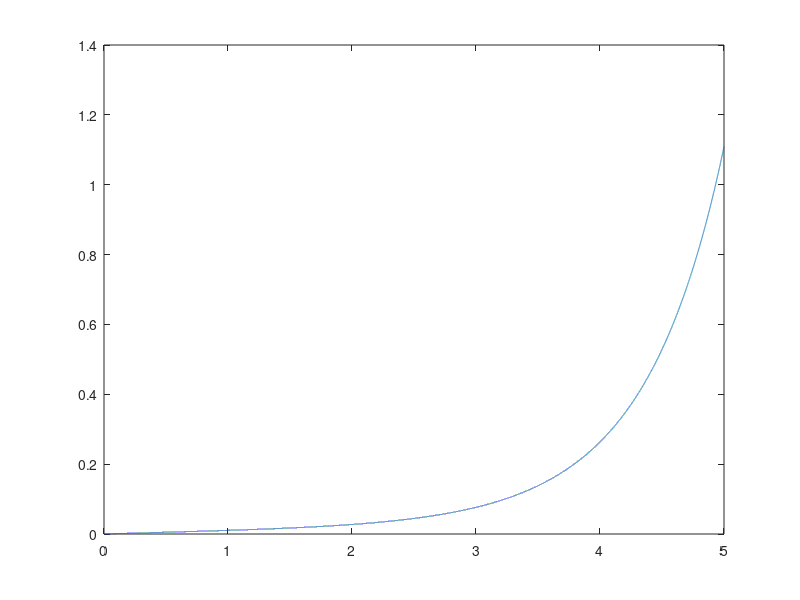

Write MATLAB code to recreate this figure.
N=50000;
y=zeros(2,N);
y(:,N)=[1.1089;1.6923];
dt=0.0001;
for i=N-1:-1:1
   y(:,i)=y(:,i+1)-[0, 1;0.5*dt*(i+1), 0]*y(:,i+1)*dt;
end

plot(dt:dt:dt*N,y(1,:));